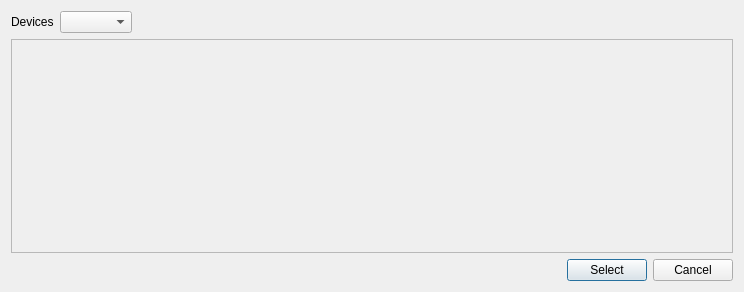
<?xml version="1.0" encoding="UTF-8"?>
<ui version="4.0">
 <class>PhysicalDeviceSelectionDialog</class>
 <widget class="QDialog" name="PhysicalDeviceSelectionDialog">
  <property name="geometry">
   <rect>
    <x>0</x>
    <y>0</y>
    <width>744</width>
    <height>292</height>
   </rect>
  </property>
  <property name="windowTitle">
   <string>Select the Physical Device</string>
  </property>
  <layout class="QVBoxLayout" name="verticalLayout">
   <item>
    <layout class="QHBoxLayout" name="horizontalLayout">
     <item>
      <widget class="QLabel" name="label">
       <property name="text">
        <string>Devices</string>
       </property>
      </widget>
     </item>
     <item>
      <widget class="QComboBox" name="comboBox"/>
     </item>
     <item>
      <spacer name="horizontalSpacer">
       <property name="orientation">
        <enum>Qt::Horizontal</enum>
       </property>
       <property name="sizeHint" stdset="0">
        <size>
         <width>40</width>
         <height>20</height>
        </size>
       </property>
      </spacer>
     </item>
    </layout>
   </item>
   <item>
    <widget class="QScrollArea" name="scrollArea">
     <property name="widgetResizable">
      <bool>true</bool>
     </property>
     <widget class="QWidget" name="scrollAreaWidgetContents">
      <property name="geometry">
       <rect>
        <x>0</x>
        <y>0</y>
        <width>724</width>
        <height>213</height>
       </rect>
      </property>
      <layout class="QGridLayout" name="gridLayout">
       <item row="0" column="0">
        <widget class="kuu::vk_test::PhysicalDeviceWidget" name="physicalDeviceWidget" native="true"/>
       </item>
      </layout>
     </widget>
    </widget>
   </item>
   <item>
    <layout class="QHBoxLayout" name="horizontalLayout_2">
     <item>
      <spacer name="horizontalSpacer_2">
       <property name="orientation">
        <enum>Qt::Horizontal</enum>
       </property>
       <property name="sizeHint" stdset="0">
        <size>
         <width>518</width>
         <height>20</height>
        </size>
       </property>
      </spacer>
     </item>
     <item>
      <widget class="QPushButton" name="pushButton">
       <property name="text">
        <string>Select</string>
       </property>
      </widget>
     </item>
     <item>
      <widget class="QPushButton" name="pushButton_2">
       <property name="text">
        <string>Cancel</string>
       </property>
      </widget>
     </item>
    </layout>
   </item>
  </layout>
 </widget>
 <customwidgets>
  <customwidget>
   <class>kuu::vk_test::PhysicalDeviceWidget</class>
   <extends>QWidget</extends>
   <header>src/ui/vk_physical_device_widget.h</header>
   <container>1</container>
  </customwidget>
 </customwidgets>
 <resources/>
 <connections/>
</ui>
